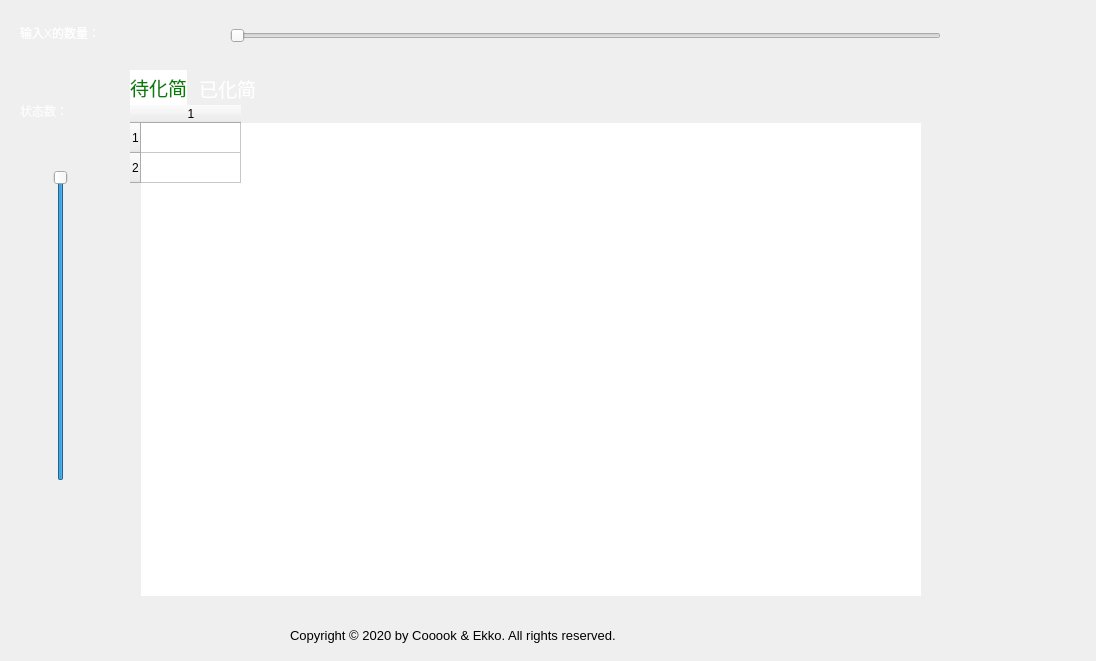
<?xml version="1.0" encoding="UTF-8"?>
<ui version="4.0">
 <class>MainWindow</class>
 <widget class="QMainWindow" name="MainWindow">
  <property name="geometry">
   <rect>
    <x>0</x>
    <y>0</y>
    <width>1096</width>
    <height>661</height>
   </rect>
  </property>
  <property name="windowTitle">
   <string>MainWindow</string>
  </property>
  <property name="styleSheet">
   <string notr="true"/>
  </property>
  <widget class="QWidget" name="centralwidget">
   <property name="styleSheet">
    <string notr="true">#centralwidget{
	border-image: url(:/TRI.png);
	
}
</string>
   </property>
   <widget class="QLabel" name="label1">
    <property name="geometry">
     <rect>
      <x>20</x>
      <y>80</y>
      <width>131</width>
      <height>61</height>
     </rect>
    </property>
    <property name="styleSheet">
     <string notr="true">font: 14pt &quot;Microsoft YaHei UI&quot;;
color: rgb(252, 252, 252);
font: 16pt &quot;Microsoft YaHei UI&quot;;</string>
    </property>
    <property name="text">
     <string>状态数：</string>
    </property>
   </widget>
   <widget class="MySlider" name="NPS_Slider">
    <property name="enabled">
     <bool>true</bool>
    </property>
    <property name="geometry">
     <rect>
      <x>40</x>
      <y>170</y>
      <width>41</width>
      <height>311</height>
     </rect>
    </property>
    <property name="styleSheet">
     <string notr="true"/>
    </property>
    <property name="minimum">
     <number>1</number>
    </property>
    <property name="maximum">
     <number>11</number>
    </property>
    <property name="pageStep">
     <number>10</number>
    </property>
    <property name="value">
     <number>11</number>
    </property>
    <property name="orientation">
     <enum>Qt::Vertical</enum>
    </property>
   </widget>
   <widget class="QLabel" name="label2">
    <property name="geometry">
     <rect>
      <x>20</x>
      <y>12</y>
      <width>161</width>
      <height>41</height>
     </rect>
    </property>
    <property name="styleSheet">
     <string notr="true">color: rgb(255, 255, 255);
font: 15pt &quot;Microsoft YaHei UI&quot;;</string>
    </property>
    <property name="text">
     <string>输入X的数量：</string>
    </property>
   </widget>
   <widget class="MySlider2" name="NX_Slider">
    <property name="geometry">
     <rect>
      <x>230</x>
      <y>20</y>
      <width>711</width>
      <height>31</height>
     </rect>
    </property>
    <property name="minimum">
     <number>2</number>
    </property>
    <property name="maximum">
     <number>16</number>
    </property>
    <property name="pageStep">
     <number>10</number>
    </property>
    <property name="orientation">
     <enum>Qt::Horizontal</enum>
    </property>
   </widget>
   <widget class="QPushButton" name="btn1">
    <property name="geometry">
     <rect>
      <x>930</x>
      <y>90</y>
      <width>141</width>
      <height>131</height>
     </rect>
    </property>
    <property name="styleSheet">
     <string notr="true">QPushButton{
	border-image: url(:/kaishi.png);

color: rgb(255, 255, 255);
border: none;
border-radius: 5px;
color: rgb(255, 255, 255);
font: 75 12pt &quot;微软雅黑&quot;;
}

QPushButton:hover{
background-color:
qlineargradient(spread:pad,x1:0,x2:0, y1:0, y2:1,
stop: 0 rgba(150,150,150,230),
stop: 0.495 rgba(220 ,220, 220,200),
stop: 0.505 rgba(220, 220, 220,200),
stop: 1 rgba(150,150,150,230));

color: rgb(255, 255, 255);
border: none;
border-radius: 5px;
color: rgb(255, 255, 255);
font: 75 12pt &quot;微软雅黑&quot;;
}

QPushButton:pressed{
background-color:
qlineargradient(spread:pad,x1:0,x2:0, y1:0, y2:1,
stop: 0 rgba(100,100,100,255),
stop: 0.495 rgba(220 ,220, 220,200),
stop: 0.505 rgba(220, 220, 220,200),
stop: 1 rgba(100,100,100,255));

color: rgb(255, 255, 255);
border: none;
border-radius: 5px;
color: rgb(255, 255, 255);
font: 75 12pt &quot;微软雅黑&quot;;
padding-left:2px;
padding-top:1px;
}
</string>
    </property>
    <property name="text">
     <string/>
    </property>
    <property name="autoDefault">
     <bool>false</bool>
    </property>
   </widget>
   <widget class="QTabWidget" name="tabWidget">
    <property name="geometry">
     <rect>
      <x>130</x>
      <y>70</y>
      <width>791</width>
      <height>531</height>
     </rect>
    </property>
    <property name="font">
     <font>
      <family>Microsoft YaHei UI</family>
      <pointsize>14</pointsize>
      <stylestrategy>PreferAntialias</stylestrategy>
     </font>
    </property>
    <property name="styleSheet">
     <string notr="true">QTabWidget::pane{
	border:none;
}
QTabWidget::tab-bar{
        alignment:left;
}
QTabBar::tab{
	background:transparent;
	color:white;
	min-width:30ex;
	min-height:10ex;
}
QTabBar::tab:hover{
	background:rgb(255, 255, 255, 100);
}
QTabBar::tab:selected{
	border-color: white;
	background:white;
	color:green;
}</string>
    </property>
    <property name="currentIndex">
     <number>0</number>
    </property>
    <widget class="QWidget" name="tab">
     <attribute name="title">
      <string notr="true">待化简</string>
     </attribute>
     <widget class="QTableWidget" name="tableWidget">
      <property name="geometry">
       <rect>
        <x>0</x>
        <y>0</y>
        <width>791</width>
        <height>491</height>
       </rect>
      </property>
      <property name="font">
       <font>
        <pointsize>12</pointsize>
        <weight>75</weight>
        <bold>true</bold>
       </font>
      </property>
      <property name="contextMenuPolicy">
       <enum>Qt::DefaultContextMenu</enum>
      </property>
      <property name="styleSheet">
       <string notr="true">border-color: rgb(17, 96, 109);</string>
      </property>
      <property name="frameShape">
       <enum>QFrame::NoFrame</enum>
      </property>
      <property name="frameShadow">
       <enum>QFrame::Sunken</enum>
      </property>
      <property name="showGrid">
       <bool>true</bool>
      </property>
      <property name="rowCount">
       <number>2</number>
      </property>
      <property name="columnCount">
       <number>1</number>
      </property>
      <row/>
      <row/>
      <column/>
     </widget>
     <widget class="QLabel" name="label_5">
      <property name="geometry">
       <rect>
        <x>0</x>
        <y>0</y>
        <width>50</width>
        <height>50</height>
       </rect>
      </property>
      <property name="styleSheet">
       <string notr="true">border-image: url(:/kk.jpg);</string>
      </property>
      <property name="text">
       <string/>
      </property>
     </widget>
    </widget>
    <widget class="QWidget" name="tab_2">
     <attribute name="title">
      <string>已化简</string>
     </attribute>
     <widget class="QTableWidget" name="tableWidget2">
      <property name="geometry">
       <rect>
        <x>0</x>
        <y>0</y>
        <width>791</width>
        <height>491</height>
       </rect>
      </property>
      <property name="font">
       <font>
        <pointsize>12</pointsize>
        <weight>75</weight>
        <bold>true</bold>
       </font>
      </property>
      <property name="frameShape">
       <enum>QFrame::NoFrame</enum>
      </property>
      <property name="showGrid">
       <bool>true</bool>
      </property>
     </widget>
    </widget>
   </widget>
   <widget class="QPushButton" name="btn2">
    <property name="geometry">
     <rect>
      <x>930</x>
      <y>260</y>
      <width>131</width>
      <height>131</height>
     </rect>
    </property>
    <property name="font">
     <font>
      <family>微软雅黑</family>
      <pointsize>12</pointsize>
      <weight>9</weight>
      <italic>false</italic>
      <bold>false</bold>
      <stylestrategy>PreferAntialias</stylestrategy>
     </font>
    </property>
    <property name="styleSheet">
     <string notr="true">QPushButton{
	border-image: url(:/22222.png);

color: rgb(255, 255, 255);
border: none;
border-radius: 5px;
color: rgb(255, 255, 255);
font: 75 12pt &quot;微软雅黑&quot;;
}

QPushButton:hover{
background-color:
qlineargradient(spread:pad,x1:0,x2:0, y1:0, y2:1,
stop: 0 rgba(150,150,150,230),
stop: 0.495 rgba(220 ,220, 220,200),
stop: 0.505 rgba(220, 220, 220,200),
stop: 1 rgba(150,150,150,230));

color: rgb(255, 255, 255);
border: none;
border-radius: 5px;
color: rgb(255, 255, 255);
font: 75 12pt &quot;微软雅黑&quot;;
}

QPushButton:pressed{
background-color:
qlineargradient(spread:pad,x1:0,x2:0, y1:0, y2:1,
stop: 0 rgba(100,100,100,255),
stop: 0.495 rgba(220 ,220, 220,200),
stop: 0.505 rgba(220, 220, 220,200),
stop: 1 rgba(100,100,100,255));

color: rgb(255, 255, 255);
border: none;
border-radius: 5px;
color: rgb(255, 255, 255);
font: 75 12pt &quot;微软雅黑&quot;;
padding-left:2px;
padding-top:1px;
}
</string>
    </property>
    <property name="text">
     <string/>
    </property>
   </widget>
   <widget class="QLabel" name="label">
    <property name="geometry">
     <rect>
      <x>180</x>
      <y>20</y>
      <width>31</width>
      <height>31</height>
     </rect>
    </property>
    <property name="styleSheet">
     <string notr="true">border-image: url(:/jian.png);</string>
    </property>
    <property name="text">
     <string/>
    </property>
   </widget>
   <widget class="QLabel" name="label_2">
    <property name="geometry">
     <rect>
      <x>45</x>
      <y>130</y>
      <width>31</width>
      <height>31</height>
     </rect>
    </property>
    <property name="styleSheet">
     <string notr="true">border-image: url(:/jian.png);</string>
    </property>
    <property name="text">
     <string/>
    </property>
   </widget>
   <widget class="QLabel" name="label_3">
    <property name="geometry">
     <rect>
      <x>45</x>
      <y>495</y>
      <width>31</width>
      <height>31</height>
     </rect>
    </property>
    <property name="styleSheet">
     <string notr="true">border-image: url(:/hua.png);</string>
    </property>
    <property name="text">
     <string/>
    </property>
   </widget>
   <widget class="QLabel" name="label_4">
    <property name="geometry">
     <rect>
      <x>960</x>
      <y>20</y>
      <width>31</width>
      <height>31</height>
     </rect>
    </property>
    <property name="styleSheet">
     <string notr="true">border-image: url(:/hua.png);</string>
    </property>
    <property name="text">
     <string/>
    </property>
   </widget>
   <widget class="QPushButton" name="btn3">
    <property name="geometry">
     <rect>
      <x>930</x>
      <y>430</y>
      <width>131</width>
      <height>131</height>
     </rect>
    </property>
    <property name="font">
     <font>
      <family>微软雅黑</family>
      <pointsize>12</pointsize>
      <weight>9</weight>
      <italic>false</italic>
      <bold>false</bold>
      <stylestrategy>PreferAntialias</stylestrategy>
     </font>
    </property>
    <property name="styleSheet">
     <string notr="true">QPushButton{
border-image: url(:/close.png);

color: rgb(255, 255, 255);
border: none;
border-radius: 5px;
color: rgb(255, 255, 255);
font: 75 12pt &quot;微软雅黑&quot;;
}

QPushButton:hover{
background-color:
qlineargradient(spread:pad,x1:0,x2:0, y1:0, y2:1,
stop: 0 rgba(150,150,150,230),
stop: 0.495 rgba(220 ,220, 220,200),
stop: 0.505 rgba(220, 220, 220,200),
stop: 1 rgba(150,150,150,230));

color: rgb(255, 255, 255);
border: none;
border-radius: 5px;
color: rgb(255, 255, 255);
font: 75 12pt &quot;微软雅黑&quot;;
}

QPushButton:pressed{
background-color:
qlineargradient(spread:pad,x1:0,x2:0, y1:0, y2:1,
stop: 0 rgba(100,100,100,255),
stop: 0.495 rgba(220 ,220, 220,200),
stop: 0.505 rgba(220, 220, 220,200),
stop: 1 rgba(100,100,100,255));

color: rgb(255, 255, 255);
border: none;
border-radius: 5px;
color: rgb(255, 255, 255);
font: 75 12pt &quot;微软雅黑&quot;;
padding-left:2px;
padding-top:1px;
}
</string>
    </property>
    <property name="text">
     <string/>
    </property>
   </widget>
   <widget class="QLabel" name="label_6">
    <property name="geometry">
     <rect>
      <x>290</x>
      <y>620</y>
      <width>841</width>
      <height>31</height>
     </rect>
    </property>
    <property name="font">
     <font>
      <family>Microsoft YaHei UI</family>
      <pointsize>10</pointsize>
     </font>
    </property>
    <property name="text">
     <string>Copyright © 2020 by Cooook &amp; Ekko. All rights reserved.</string>
    </property>
   </widget>
  </widget>
 </widget>
 <customwidgets>
  <customwidget>
   <class>MySlider</class>
   <extends>QSlider</extends>
   <header location="global">myslider.h</header>
  </customwidget>
  <customwidget>
   <class>MySlider2</class>
   <extends>QSlider</extends>
   <header location="global">myslider2.h</header>
  </customwidget>
 </customwidgets>
 <resources/>
 <connections/>
</ui>
